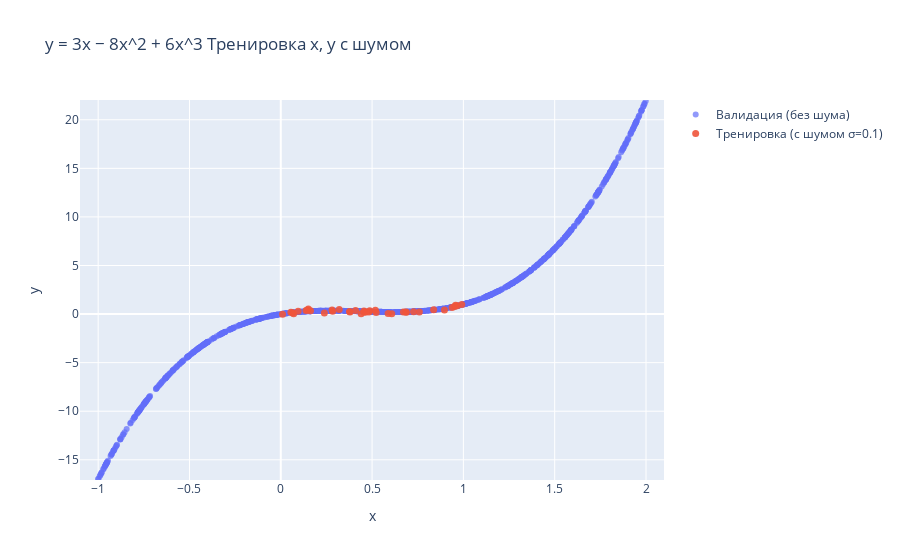

Write notebook code for a chart like this one.
### Code cell
rng = np.random.default_rng(0)
X = rng.uniform(low=-1.0, high=2.0, size=(1000, 1))  # (1000,1) равномерно в [-1, 2)
x1d = X[:, 0]
y = 3*x1d - 8*(x1d**2) + 6*(x1d**3)                

X_train, y_train, X_val, y_val = train_val_split(
    X, y, train_fraction=0.1, train_size=None, random_state=42
)

fig = go.Figure()

fig.add_trace(go.Scatter(
    x=X_val[:, 0], y=y_val,
    mode="markers",
    name="Валидация (без шума)",
    marker=dict(size=6, opacity=0.7)
))

fig.add_trace(go.Scatter(
    x=X_train[:, 0], y=y_train,
    mode="markers",
    name="Тренировка (с шумом σ=0.1)",
    marker=dict(size=7, opacity=0.9)
))

# разумные диапазоны осей
x_min = float(np.min(X[:, 0])) - 0.1
x_max = float(np.max(X[:, 0])) + 0.1
y_all = np.concatenate([y_val, y_train])
y_min = float(np.min(y_all)) - 0.1
y_max = float(np.max(y_all)) + 0.1

fig.update_layout(
    title="y = 3x − 8x^2 + 6x^3\n"
          "Тренировка x, y с шумом",
    xaxis_title="x",
    yaxis_title="y",
    xaxis=dict(range=[x_min, x_max]),
    yaxis=dict(range=[y_min, y_max]),
    legend=dict(bgcolor="rgba(255,255,255,0.8)")
)

fig.show()

### Figure 1 — Plotly figure (JSON) as saved in the notebook; plotly's stock layout.template omitted (floating-point values rounded to 4 significant figures; data arrays with more than 128 entries replaced by an {"elided": "..."} marker saying what was removed)
{"data": [{"marker": {"opacity": 0.7, "size": 6}, "mode": "markers", "name": "Валидация (без шума)", "type": "scatter", "x": {"elided": "900 float values"}, "y": {"elided": "900 float values"}}, {"marker": {"opacity": 0.9, "size": 7}, "mode": "markers", "name": "Тренировка (с шумом σ=0.1)", "type": "scatter", "x": [0.3203, 0.06418, 0.8964, 0.6714, 0.379, 0.688, 0.9523, 0.6077, 0.5879, 0.05546, 0.009677, 0.44, 0.4869, 0.9661, 0.7588, 0.07051, 0.2809, 0.4554, 0.151, 0.9911, 0.163, 0.7272, 0.09514, 0.4095, 0.1454, 0.4826, 0.4665, 0.2841, 0.1385, 0.5179, 0.9381, 0.3766, 0.837, 0.6848, 0.957, 0.2387, 0.5224, 0.4575], "y": [0.4586, 0.1288, 0.4133, 0.2221, 0.2243, 0.197, 0.7754, 0.04468, 0.05628, 0.191, -0.02398, 0.02585, 0.3352, 0.8688, 0.2202, 0.04218, 0.428, 0.3087, 0.5295, 0.9981, 0.3412, 0.2417, 0.2998, 0.3615, 0.4107, 0.2068, 0.2241, 0.2963, 0.357, 0.3912, 0.6816, 0.2732, 0.4562, 0.205, 0.8984, 0.1167, 0.1567, 0.1944]}], "layout": {"legend": {"bgcolor": "rgba(255,255,255,0.8)"}, "title": {"text": "y = 3x − 8x^2 + 6x^3\nТренировка x, y с шумом"}, "xaxis": {"range": [-1.099, 2.099], "title": {"text": "x"}}, "yaxis": {"range": [-17.08, 22.04], "title": {"text": "y"}}}}
